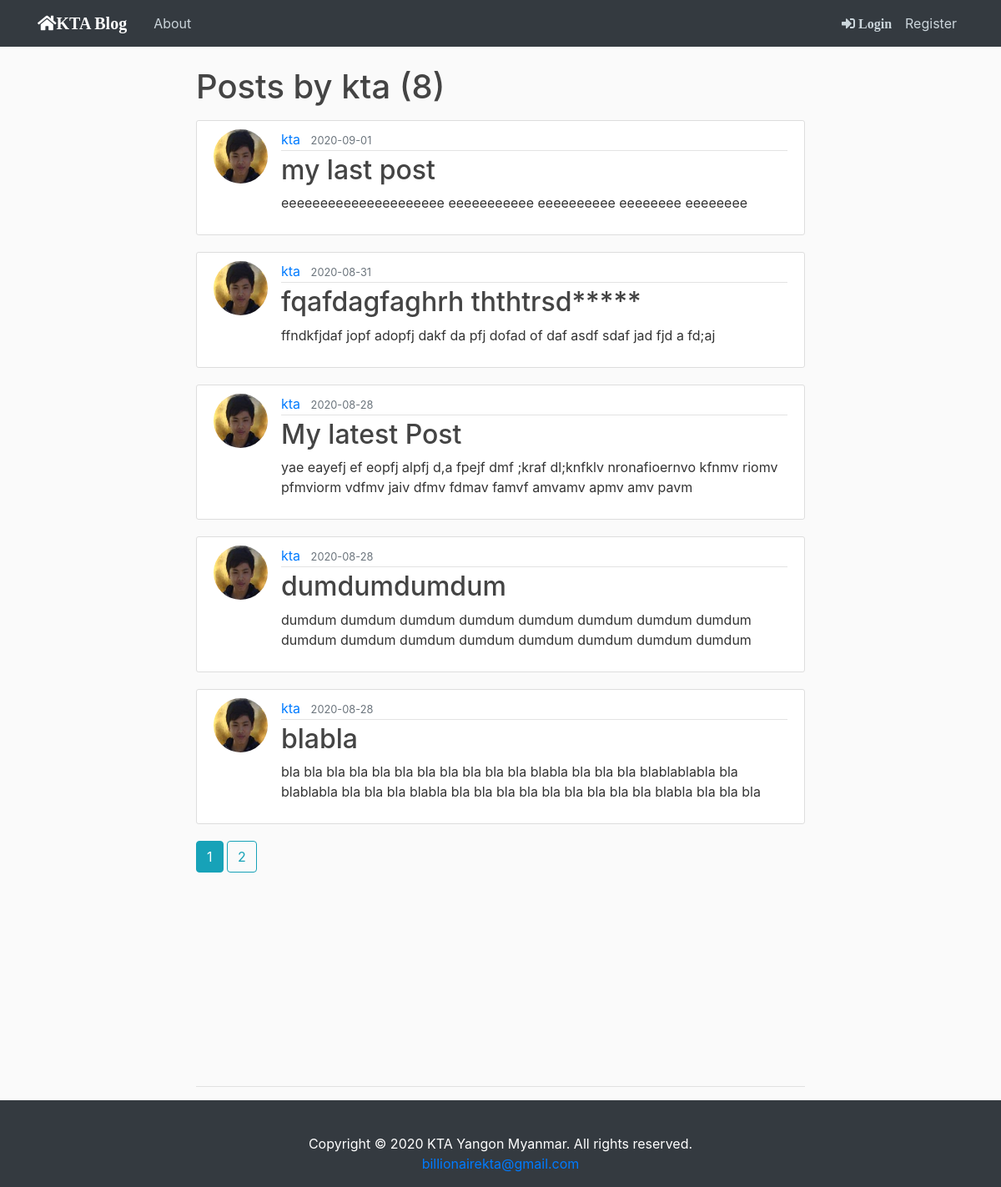
Before: /user/kta with the older database file.
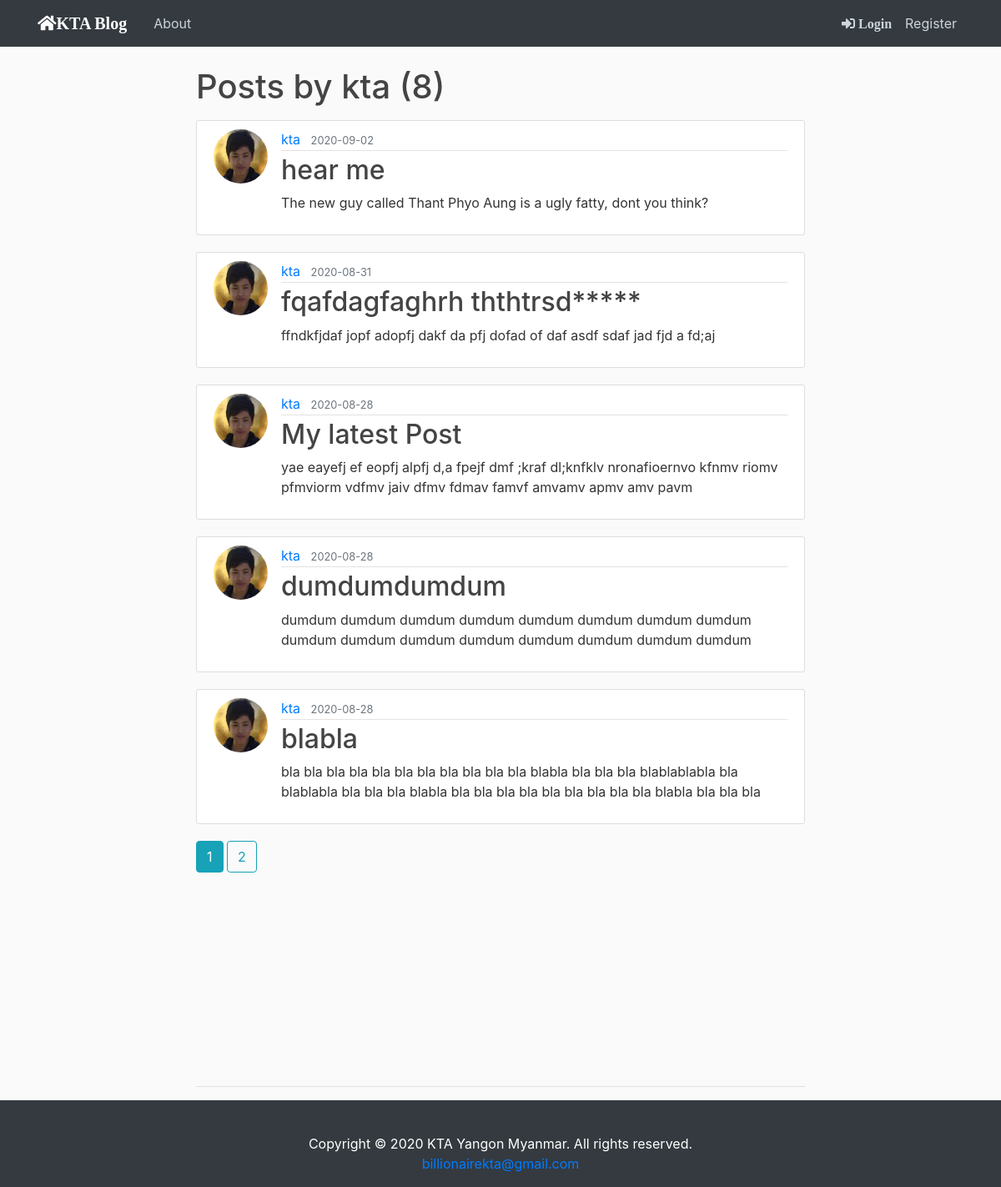
After: the same page with the newer database file.
### flaskblog/model.py (models this page shows, shortened)
class Post(db.Model):
    id = db.Column(db.Integer, primary_key=True)
    title = db.Column(db.String(100), nullable=False)
    date_posted = db.Column(db.DateTime, nullable=False, default=datetime.utcnow)
    content = db.Column(db.Text, nullable=False)
    user_id = db.Column(db.Integer, db.ForeignKey('user.id'), nullable=False)

class User(db.Model, UserMixin):
    id = db.Column(db.Integer, primary_key=True)
    username = db.Column(db.String(20), unique=True, nullable=False)
    email = db.Column(db.String(120), unique=True, nullable=False)
    image_file = db.Column(db.String(20), nullable=False, default='default.jpg')
    password = db.Column(db.String(60), nullable=False)
    posts = db.relationship('Post', backref='author', lazy=True)

### flaskblog/users/route.py (the view)
@users.route('/user/<string:username>')
def user_posts(username):
    page = request.args.get('page', 1, type=int)
    user = User.query.filter_by(username=username).first_or_404()
    posts = Post.query.filter_by(author=user)\
        .order_by(Post.date_posted.desc())\
        .paginate(page=page, per_page=5)
    return render_template('user_posts.html', posts=posts, user=user)

### flaskblog/templates/user_posts.html
{% extends "base.html" %}
{% block body %}
    <h1 class="mb-3">Posts by {{ user.username }} ({{ posts.total }})</h1>
    {% for post in posts.items %}
        <article class="media content-section">
          <img class="rounded-circle article-img" src="{{ url_for('static', filename='profile_pics/' + post.author.image_file) }}">
          <div class="media-body">
            <div class="article-metadata">
              <a class="mr-2" href="{{ url_for('users.user_posts', username=post.author.username) }}">{{ post.author.username }}</a>
              <small class="text-muted">{{ post.date_posted.strftime('%Y-%m-%d') }}</small>
            </div>
            <h2><a class="article-title" href="{{ url_for('posts.post', post_id=post.id) }}">{{ post.title }}</a></h2>
            <p class="article-content">{{ post.content }}</p>
          </div>
        </article>
    {% endfor %}
    {% for page_num in posts.iter_pages(left_edge=1, right_edge=1, left_current=1, right_current=2) %}
      {% if page_num %}
        {% if posts.page == page_num %}
          <a class="btn btn-info mb-4" href="{{ url_for('users.user_posts', username=user.username, page=page_num) }}">{{ page_num }}</a>
        {% else %}
          <a class="btn btn-outline-info mb-4" href="{{ url_for('users.user_posts', username=user.username, page=page_num) }}">{{ page_num }}</a>
        {% endif %}
      {% else %}
        .....
      {% endif %}
    {% endfor %}
    <br>
    <br>
    <br>
    <br>
    <br>
    <br>
    <br>
    <br>
<br>
<br>
<hr>
{% endblock %}

Changed rows visible on the page:
removed Post: image_file (picture), author.username "kta", date_posted "2020-09-01", title "my last post", content "eeeeeeeeeeeeeeeeeeeee eeeeeeeeeee eeeeeeeeee eeeeeeee eeeeeeee"
added Post: image_file (picture), author.username "kta", date_posted "2020-09-02", title "hear me", content "The new guy called Thant Phyo Aung is a ugly fatty, dont you think?"
